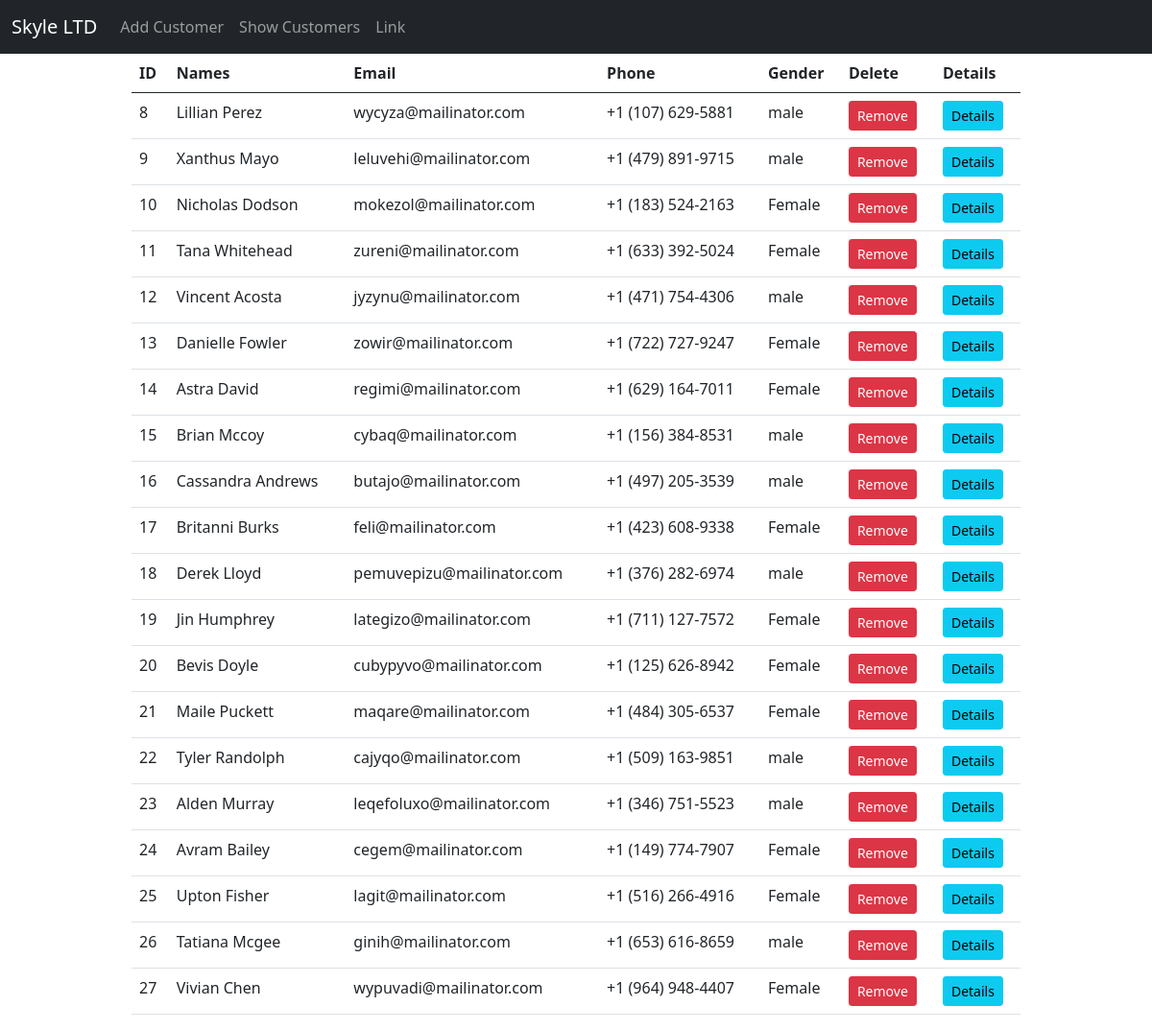
The page /show on the database its author committed.
### my_app/models.py (models this page shows)
class Customer(models.Model):
    id = models.AutoField(primary_key=True)
    names = models.CharField(max_length=50)
    email = models.EmailField(max_length=50, unique=True)
    phone = models.CharField(max_length=15)
    password = models.CharField(max_length=150)
    weight = models.IntegerField(default=0)
    height = models.IntegerField(default=0)
    gender = models.CharField(max_length=10, default='Male')
    class Meta:
        db_table = 'customers'

### my_app/views.py (the view)
# urls.py: path('show', views.show, name='show-page'),
def show(request):
    data = Customer.objects.all() #select*from customers
    return render(request, 'show.html', {"data": data})

### templates/show.html
{% extends 'master.html' %}
{% block content %}
<div class="container">
    <div class="row justify-content-center">
        <div class="col-sm-10">
            <table class="table" id="customers">
                <thead>
                <tr>
                    <th>ID</th>
                    <th>Names</th>
                    <th>Email</th>
                    <th>Phone</th>
                    <th>Gender</th>
                    <th>Delete</th>
                    <th>Details</th>
                </tr>
                </thead>
                <tbody>
                   {% for customer in data %}
                   	<tr>
                        <td>{{ customer.id }}</td>
                        <td>{{ customer.names }}</td>
                        <td>{{ customer.email }}</td>
                        <td>{{ customer.phone }}</td>
                        <td>{{ customer.gender }}</td>
                        <td>
                            <a class="btn btn-sm btn-danger" href="/delete/{{ customer.id }}">Remove</a>
                        </td>
                    <td>
                            <a class="btn btn-sm btn-info" href="/details/{{ customer.id }}">Details</a>
                        </td>
                    </tr>
                   {% endfor %}
                </tbody>
            </table>
        </div>
    </div>
</div>
{% endblock %}

### templates/master.html (shortened to what this page needs)
<!DOCTYPE html>
<html lang="en">
<head>
    <link href="https://cdn.jsdelivr.net/npm/bootstrap@5.0.2/dist/css/bootstrap.min.css" rel="stylesheet"
>
    <link rel="stylesheet" href="https://cdn.datatables.net/2.2.2/css/dataTables.dataTables.min.css">
</head>
<body>
<nav class="navbar navbar-expand-sm bg-dark navbar-dark">
  <div class="container-fluid">
    <a class="navbar-brand" href="#">Skyle LTD</a>
    <div class="collapse navbar-collapse" id="collapsibleNavbar">
      <ul class="navbar-nav">
        <li class="nav-item">
          <a class="nav-link" href="/">Add Customer</a>
        </li>
        <li class="nav-item">
          <a class="nav-link" href="/show">Show Customers</a>
        </li>
        <li class="nav-item">
          <a class="nav-link" href="#">Link</a>
        </li>
      </ul>
    </div>
  </div>
</nav>
{% block content %}
{% endblock %}
</body>
</html>

### rows shown on the page
Customer: id "8", names "Lillian Perez", email "wycyza@mailinator.com", phone "+1 (107) 629-5881", gender "male"
Customer: id "9", names "Xanthus Mayo", email "leluvehi@mailinator.com", phone "+1 (479) 891-9715", gender "male"
Customer: id "10", names "Nicholas Dodson", email "mokezol@mailinator.com", phone "+1 (183) 524-2163", gender "Female"
Customer: id "11", names "Tana Whitehead", email "zureni@mailinator.com", phone "+1 (633) 392-5024", gender "Female"
Customer: id "12", names "Vincent Acosta", email "jyzynu@mailinator.com", phone "+1 (471) 754-4306", gender "male"
Customer: id "13", names "Danielle Fowler", email "zowir@mailinator.com", phone "+1 (722) 727-9247", gender "Female"
Customer: id "14", names "Astra David", email "regimi@mailinator.com", phone "+1 (629) 164-7011", gender "Female"
Customer: id "15", names "Brian Mccoy", email "cybaq@mailinator.com", phone "+1 (156) 384-8531", gender "male"
Customer: id "16", names "Cassandra Andrews", email "butajo@mailinator.com", phone "+1 (497) 205-3539", gender "male"
Customer: id "17", names "Britanni Burks", email "feli@mailinator.com", phone "+1 (423) 608-9338", gender "Female"
Customer: id "18", names "Derek Lloyd", email "pemuvepizu@mailinator.com", phone "+1 (376) 282-6974", gender "male"
Customer: id "19", names "Jin Humphrey", email "lategizo@mailinator.com", phone "+1 (711) 127-7572", gender "Female"
Customer: id "20", names "Bevis Doyle", email "cubypyvo@mailinator.com", phone "+1 (125) 626-8942", gender "Female"
Customer: id "21", names "Maile Puckett", email "maqare@mailinator.com", phone "+1 (484) 305-6537", gender "Female"
Customer: id "22", names "Tyler Randolph", email "cajyqo@mailinator.com", phone "+1 (509) 163-9851", gender "male"
Customer: id "23", names "Alden Murray", email "leqefoluxo@mailinator.com", phone "+1 (346) 751-5523", gender "male"
Customer: id "24", names "Avram Bailey", email "cegem@mailinator.com", phone "+1 (149) 774-7907", gender "Female"
Customer: id "25", names "Upton Fisher", email "lagit@mailinator.com", phone "+1 (516) 266-4916", gender "Female"
Customer: id "26", names "Tatiana Mcgee", email "ginih@mailinator.com", phone "+1 (653) 616-8659", gender "male"
Customer: id "27", names "Vivian Chen", email "wypuvadi@mailinator.com", phone "+1 (964) 948-4407", gender "Female"
